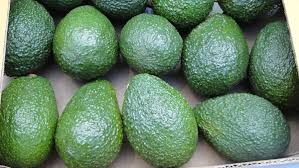
%> input picture codes/Pdi/Final/Pregunta2/Fig1.jpg, 299 x 168 px
$ octave PREGUNTA_2.m   (GNU Octave 9; MATLAB toolbox functions it lacks are replaced by stand-ins)
%> lines starting %> are read from the running program, lines starting %| are printed output that depends on the picture; in (x1, y1, x2, y2) boxes, pixels count from 0 and x2, y2 are one past the last pixel; in counts of white or black regions, pixels touching at a corner belong together; the program's own positions count from 1
clc, clear, close all;

i=imread('Fig1.jpg');
%> i is the input picture: size 168x299x3 uint8; mean R, G, B 98.4, 128.3, 100.8
ir=i(:,:,1); %capa roja
ig=i(:,:,2); %capa verde
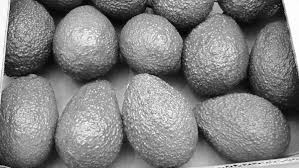
%> ig: size 168x299 uint8; min 0, max 255, mean 128.3
ib=i(:,:,3); %capa azul
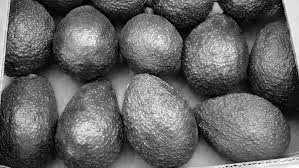
%> ib: size 168x299 uint8; min 0, max 255, mean 100.8

ip =  0.6*ig-0.4*ir;
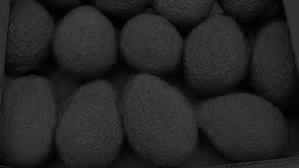
%> ip: size 168x299 uint8; min 0, max 70, mean 37.6

ip_binario_60 = ip>44;
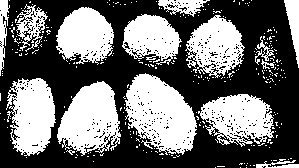
%> ip_binario_60: size 168x299 logical; 43.4% white; 284 white regions (270 under 20 px), largest, box (x1, y1, x2, y2) and area: (125, 73, 197, 155) 3840, (57, 81, 121, 156) 3118, (6, 78, 56, 156) 2751

figure(1)
subplot(1,2,1),imshow(ip);
subplot(1,2,2),imshow(ip_binario_60);

%Hacemos que todos los elementos tengan areas
J1 = imfill(ip_binario_60,'holes');
%> J1: size 168x299 logical; 46.3% white; 284 white regions (269 under 20 px)

imshow(J1), title('Ubicar elementos indeseados');
propied=regionprops(J1,'basic'); %calculo de propiedades basicas
%> propied = 284 regions; largest, box (x1, y1, x2, y2), Area and Centroid: (125, 73, 197, 155) 4010 [161 115.4], (57, 81, 121, 156) 3276 [91.3 120.7], (6, 78, 56, 156) 2865 [32.2 115.7], (198, 94, 274, 147) 2815 [239.1 119.7], (185, 15, 245, 78) 2487 [216.2 47.5]
hold on

%Graficas las 'cajas'de frontera de los objetos
for n=1:size(propied,1)
    rectangle('Position',propied(n).BoundingBox,'EdgeColor','g','LineWidth',2)
end

%Buscar areas menores a 1500
s=find([propied.Area]<600); %Cambiar >1500
%> s = 276 values from 1 to 284
%Marcar areas menores a 1500
for n=1:size(s,2)
    rectangle('Position',propied(s(n)).BoundingBox,'EdgeColor','r','LineWidth',2)
end
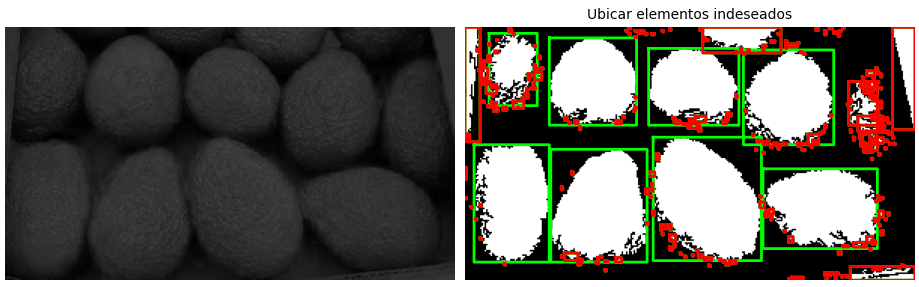
%> figure redrawn from the program's plot data, 2 panels

%Eliminar areas menores a 3000
for n=1:size(s,2)
    caja1=round(propied(s(n)).BoundingBox);
    J1(caja1(2):caja1(2)+caja1(4),caja1(1):caja1(1)+caja1(3))=0; % filasxcolumnas anchos
end
%> this loop made 276 passes
%> caja1 on passes 1 to 3: [1 1 10 76], [1 94 1 8], [1 114 1 1]
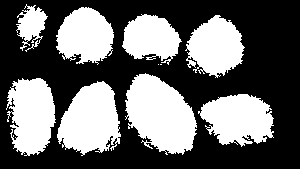
%> J1: size 169x300 logical; 40.8% white; 10 white regions (2 under 20 px), largest, box (x1, y1, x2, y2) and area: (125, 73, 197, 155) 4007, (57, 81, 121, 156) 3276, (6, 78, 56, 156) 2865


figure(2)
hold off
cla
imshow(i), title('Paltas detectada');
hold on
imagen=bwboundaries(J1);
%> imagen = 10 boundaries; largest, box (x1, y1, x2, y2) and points: (6, 78, 56, 156) 379, (198, 94, 274, 147) 344, (125, 73, 197, 155) 340, (57, 81, 121, 156) 334, (185, 15, 245, 78) 311
pause(1)
for k=1:length(imagen)
    boundary=imagen(k);
    plot(boundary{1,1}(:,2),boundary{1,1}(:,1),'r','LineWidth',2);
end
%> this loop made 10 passes
%> boundary on passes 7 to 8: {[65 159; 65 159]}, {[65 161; 65 162; 65 161]}
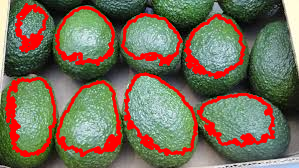
%> figure redrawn from the program's plot data; its title reads 'Paltas detectada'
